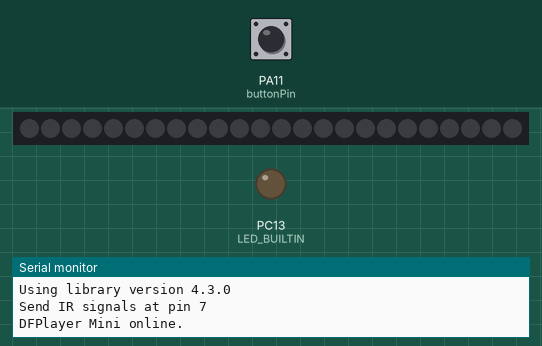
A sketch run on a simulated STM32 Blue Pill. Parts: 24 RGB LEDs in strip order, left to right, output pins drawn as LEDs (lit = HIGH), the last lines printed to the serial monitor. Inputs (shaded band) come from the test bench; at power-on: PA11 (buttonPin) HIGH. Dim RGB values are drawn brighter than linear; the audio player accepts every command and is not drawn.

Above: at 1.7 s.
1.8 s: PA11 (buttonPin) pulled LOW for 0.15 s
At 3.08 s:
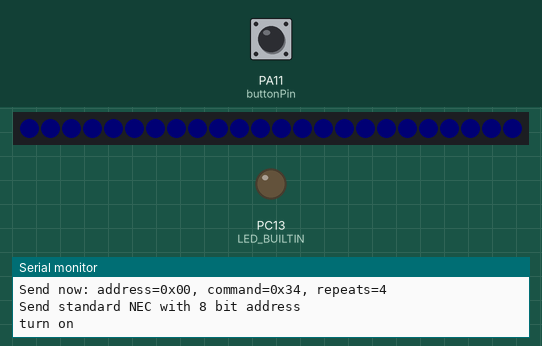
4.9 s: PA11 (buttonPin) pulled LOW for 3.2 s
At 10.13 s:
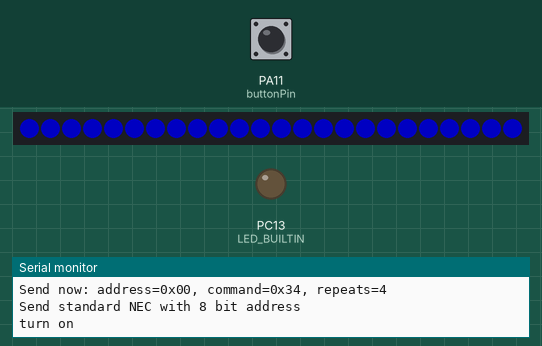
Timing chart, 0 to 11.6 s (numbered marks = the images above; inputs shaded):
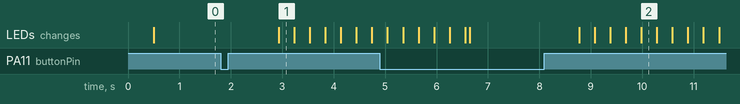

The sketch:

sketch_maybe_.ino
```cpp
#include <Arduino.h>
#include "SoftwareSerial.h"
#include "DFRobotDFPlayerMini.h"
#include "PinDefinitionsAndMore.h" // Define macros for input and output pin etc.
#include <IRremote.hpp>
#include <FastLED.h>

#define buttonPin 11
#define LED_PIN 9

#define NUM_LEDS 24
int buttonState = 1;

CRGB leds[NUM_LEDS];

SoftwareSerial mySoftwareSerial(3, 2);                    // Recieve Pin (RX), Transmit Pin (TX)
DFRobotDFPlayerMini myDFPlayer;

void setup() {
  // put your setup code here, to run once:
    pinMode(buttonPin, INPUT_PULLUP);
    pinMode(LED_BUILTIN, OUTPUT);

    mySoftwareSerial.begin(9600);

    Serial.begin(115200);

    // Just to know which program is running on my Arduino
    Serial.println(F("START " __FILE__ " from " __DATE__ "\r\nUsing library version " VERSION_IRREMOTE));
    Serial.print(F("Send IR signals at pin "));
    Serial.println(IR_SEND_PIN);

    /*
     * The IR library setup. That's all!
     */
//    IrSender.begin(); // Start with IR_SEND_PIN as send pin and if NO_LED_FEEDBACK_CODE is NOT defined, enable feedback LED at default feedback LED pin
    IrSender.begin(DISABLE_LED_FEEDBACK); // Start with IR_SEND_PIN as send pin and disable feedback LED at default feedback LED pin

//    delay(1000);

    if (!myDFPlayer.begin(mySoftwareSerial, true, false)) {              // Use softwareSerial to communicate with mp3. If we have trouble,
      Serial.println(F("Unable to begin:"));                // print to the serial monitor so we can see.
      Serial.println(F("1.Please recheck the connection!"));
      Serial.println(F("2.Please insert the SD card!"));
    } else {
      Serial.println(F("DFPlayer Mini online."));
    }

    FastLED.addLeds<WS2812B, LED_PIN, GRB>(leds, NUM_LEDS).setCorrection(TypicalLEDStrip);
    FastLED.setMaxPowerInVoltsAndMilliamps(5, 500);    // Set power limit of LED strip to 5V, 1500mA
    FastLED.clear();
    FastLED.show();

}

uint8_t sCommand = 0x34;
uint8_t sRepeats = 4;

void sending(){
    Serial.println();
    Serial.print(F("Send now: address=0x00, command=0x"));
    Serial.print(sCommand, HEX);
    Serial.print(F(", repeats="));
    Serial.print(sRepeats);
    Serial.println();

    Serial.println(F("Send standard NEC with 8 bit address"));
    Serial.flush();

    // Receiver output for the first loop must be: Protocol=NEC Address=0x102 Command=0x34 Raw-Data=0xCB340102 (32 bits)
    IrSender.sendNEC(0x102, sCommand, sRepeats);

    /*
     * Increment send values
     */
//    sCommand += 0x11;
    sRepeats++;
    // clip repeats at 4
    if (sRepeats > 4) {
        sRepeats = 4;
    }

    delay(1000);  // delay must be greater than 5 ms (RECORD_GAP_MICROS), otherwise the receiver sees it as one long signal
}

void playAudio(int s) {
  myDFPlayer.play(s);
}

void fadeAnimation(int red, int green, int blue){
  float r, g, b;

  // FADE IN
  for(int i = 0; i <= 255; i++) {
    r = (i/256.0)*red;
    g = (i/256.0)*green;
    b = (i/256.0)*blue;
    fill_solid(leds, NUM_LEDS, CRGB(r, g, b));
    FastLED.show();
    delay(10);

  }

  // FADE OUT
  for(int i = 255; i >= 0; i--) {
    r = (i/256.0)*red;
    g = (i/256.0)*green;
    b = (i/256.0)*blue;
    fill_solid(leds, NUM_LEDS, CRGB(r, g, b));
    FastLED.show();
    delay(3);
  }
}


void loop() {
  // put your main code here, to run repeatedly:
    buttonState = digitalRead(buttonPin);
    if (buttonState == LOW) {
    // turn LED on:
//      Serial.print(buttonState);
      sending(); // the address 0x0102 with the command 0x34 is sent
      myDFPlayer.volume(30);                                  // Set volume value. From 0 to 30
      playAudio(1); // the address 0x0102 with the command 0x34 is sent
      Serial.println("turn on");
      fadeAnimation(0, 0, 200);//BLUE
      delay(1000); // wait for one second
  }
}
```

PinDefinitionsAndMore.h
```cpp
// (licence header left out)
/*
 * Pin mapping table for different platforms
 *
 * Platform     IR input    IR output   Tone      Core/Pin schema
 * --------------------------------------------------------------
 * DEFAULT/AVR  2           3           4         Arduino
 * ATtinyX5     0|PB0       4|PB4       3|PB3     ATTinyCore
 * ATtiny167    3|PA3       2|PA2       7|PA7     ATTinyCore
 * ATtiny167    9|PA3       8|PA2       5|PA7     Digispark pro
 * ATtiny3217  18|PA1      19|PA2      20|PA3     MegaTinyCore
 * ATtiny1604   2           3|PA5       %
 * ATtiny816   14|PA1      16|PA3       1|PA5     MegaTinyCore
 * ATtiny1614   8|PA1      10|PA3       1|PA5     MegaTinyCore
 * SAMD21       3           4           5
 * ESP8266      14|D5       12|D6       %
 * ESP32        15          4           27
 * BluePill     PA6         PA7         PA3
 * APOLLO3      11          12          5
 * RP2040       3|GPIO15    4|GPIO16    5|GPIO17
 */
//#define _IR_MEASURE_TIMING // For debugging purposes.

#if defined(__AVR__)
#if defined(__AVR_ATtiny25__) || defined(__AVR_ATtiny45__) || defined(__AVR_ATtiny85__) // Digispark board
#include "ATtinySerialOut.hpp" // TX is at pin 2 - Available as Arduino library "ATtinySerialOut". Saves 700 bytes program memory and 70 bytes RAM for ATtinyCore
#define IR_RECEIVE_PIN  0
#define IR_SEND_PIN     4 // Pin 2 is serial output with ATtinySerialOut. Pin 1 is internal LED and Pin3 is USB+ with pullup on Digispark board.
#define TONE_PIN        3
#define _IR_TIMING_TEST_PIN 3

#  elif defined(__AVR_ATtiny87__) || defined(__AVR_ATtiny167__) // Digispark pro board
#include "ATtinySerialOut.hpp" // Available as Arduino library "ATtinySerialOut"
// For ATtiny167 Pins PB6 and PA3 are usable as interrupt source.
#  if defined(ARDUINO_AVR_DIGISPARKPRO)
#define IR_RECEIVE_PIN   9 // PA3 - on Digispark board labeled as pin 9
//#define IR_RECEIVE_PIN  14 // PB6 / INT0 is connected to USB+ on DigisparkPro boards
#define IR_SEND_PIN      8 // PA2 - on Digispark board labeled as pin 8
#define TONE_PIN         5 // PA7 - on Digispark board labeled as pin 5
#define _IR_TIMING_TEST_PIN 10 // PA4
#  else
#define IR_RECEIVE_PIN  3 // PA3 - on Digispark board labeled as pin 9
#define IR_SEND_PIN     2 // PA2 - on Digispark board labeled as pin 8
#define TONE_PIN        7 // PA7 - on Digispark board labeled as pin 5
#  endif

#  elif defined(__AVR_ATtiny88__) // MH-ET Tiny88 board
#include "ATtinySerialOut.hpp" // Available as Arduino library "ATtinySerialOut". Saves 128 bytes program memory
// Pin 6 is TX pin 7 is RX
#define IR_RECEIVE_PIN   3 // INT1
#define IR_SEND_PIN      4
#define TONE_PIN         9
#define _IR_TIMING_TEST_PIN 8

#  elif defined(__AVR_ATtiny1616__)  || defined(__AVR_ATtiny3216__) || defined(__AVR_ATtiny3217__) // Tiny Core Dev board
#define IR_RECEIVE_PIN  18
#define IR_SEND_PIN     19
#define TONE_PIN        20
#define APPLICATION_PIN  0 // PA4
#undef LED_BUILTIN         // No LED available on the TinyCore 32 board, take the one on the programming board which is connected to the DAC output
#define LED_BUILTIN      2 // PA6

#  elif defined(__AVR_ATtiny816__) // Tiny Core Micro
#define IR_RECEIVE_PIN  14 // PA1
#define IR_SEND_PIN     16 // PA3
#define TONE_PIN         1 // PA5
#define APPLICATION_PIN  0 // PA4
#undef LED_BUILTIN         // No LED available, take the one which is connected to the DAC output
#define LED_BUILTIN      4 // PB5

#  elif defined(__AVR_ATtiny1614__)
#define IR_RECEIVE_PIN   8 // PA1
#define IR_SEND_PIN     10 // PA3
#define TONE_PIN         1 // PA5
#define APPLICATION_PIN  0 // PA4

#  elif defined(__AVR_ATtiny1604__)
#define IR_RECEIVE_PIN   2 // To be compatible with interrupt example, pin 2 is chosen here.
#define IR_SEND_PIN      3
#define APPLICATION_PIN  5

#define tone(...) void()      // Define as void, since TCB0_INT_vect is also used by tone()
#define noTone(a) void()
#define TONE_PIN        42 // Dummy for examples using it

#  elif defined(__AVR_ATmega1284__) || defined(__AVR_ATmega1284P__) \
|| defined(__AVR_ATmega644__) || defined(__AVR_ATmega644P__) \
|| defined(__AVR_ATmega324P__) || defined(__AVR_ATmega324A__) \
|| defined(__AVR_ATmega324PA__) || defined(__AVR_ATmega164A__) \
|| defined(__AVR_ATmega164P__) || defined(__AVR_ATmega32__) \
|| defined(__AVR_ATmega16__) || defined(__AVR_ATmega8535__) \
|| defined(__AVR_ATmega64__) || defined(__AVR_ATmega128__) \
|| defined(__AVR_ATmega1281__) || defined(__AVR_ATmega2561__) \
|| defined(__AVR_ATmega8515__) || defined(__AVR_ATmega162__)
#define IR_RECEIVE_PIN      2
#define IR_SEND_PIN        13
#define TONE_PIN            4
#define APPLICATION_PIN     5
#define ALTERNATIVE_IR_FEEDBACK_LED_PIN 6 // E.g. used for examples which use LED_BUILDIN for example output.
#define _IR_TIMING_TEST_PIN 7

#  else // Default as for ATmega328 like on Uno, Nano, Leonardo, Teensy 2.0 etc.
#define IR_RECEIVE_PIN      2 // To be compatible with interrupt example, pin 2 is chosen here.
#define IR_SEND_PIN         3
#define TONE_PIN            4
#define APPLICATION_PIN     5
#define ALTERNATIVE_IR_FEEDBACK_LED_PIN 6 // E.g. used for examples which use LED_BUILDIN for example output.
#define _IR_TIMING_TEST_PIN 7

#    if defined(ARDUINO_AVR_PROMICRO) // Sparkfun Pro Micro is __AVR_ATmega32U4__ but has different external circuit
// We have no built in LED at pin 13 -> reuse RX LED
#undef LED_BUILTIN
#define LED_BUILTIN         LED_BUILTIN_RX
#    endif
#  endif // defined(__AVR_ATtiny25__)...

#elif defined(ESP8266)
#define FEEDBACK_LED_IS_ACTIVE_LOW // The LED on my board (D4) is active LOW
#define IR_RECEIVE_PIN          14 // D5
#define IR_SEND_PIN             12 // D6 - D4/pin 2 is internal LED
#define _IR_TIMING_TEST_PIN      2 // D4
#define APPLICATION_PIN         13 // D7

#define tone(...) void()      // tone() inhibits receive timer
#define noTone(a) void()
#define TONE_PIN                42 // Dummy for examples using it

#elif defined(CONFIG_IDF_TARGET_ESP32C3)
#define IR_INPUT_PIN             8
#define IR_SEND_PIN              9
#define TONE_PIN                10 // ADC2_0
#define APPLICATION_PIN         11

#elif defined(ESP32)
#include <Arduino.h>

// tone() is included in ESP32 core since 2.0.2
#if !defined(ESP_ARDUINO_VERSION_VAL)
#define ESP_ARDUINO_VERSION_VAL(major, minor, patch) 12345678
#endif
#if ESP_ARDUINO_VERSION  <= ESP_ARDUINO_VERSION_VAL(2, 0, 2)
#define TONE_LEDC_CHANNEL        1  // Using channel 1 makes tone() independent of receiving timer -> No need to stop receiving timer.
void tone(uint8_t aPinNumber, unsigned int aFrequency){
    ledcAttachPin(aPinNumber, TONE_LEDC_CHANNEL);
    ledcWriteTone(TONE_LEDC_CHANNEL, aFrequency);
}
void tone(uint8_t aPinNumber, unsigned int aFrequency, unsigned long aDuration){
    ledcAttachPin(aPinNumber, TONE_LEDC_CHANNEL);
    ledcWriteTone(TONE_LEDC_CHANNEL, aFrequency);
    delay(aDuration);
    ledcWriteTone(TONE_LEDC_CHANNEL, 0);
}
void noTone(uint8_t aPinNumber){
    ledcWriteTone(TONE_LEDC_CHANNEL, 0);
}
#endif // ESP_ARDUINO_VERSION  <= ESP_ARDUINO_VERSION_VAL(2, 0, 2)

#define IR_RECEIVE_PIN          15  // D15
#define IR_SEND_PIN              4  // D4
#define TONE_PIN                27  // D27 25 & 26 are DAC0 and 1
#define APPLICATION_PIN         16  // RX2 pin

#elif defined(ARDUINO_ARCH_STM32) || defined(ARDUINO_ARCH_STM32F1) // BluePill
// Timer 3 blocks PA6, PA7, PB0, PB1 for use by Servo or tone()
#define IR_RECEIVE_PIN          PA6
#define IR_RECEIVE_PIN_STRING   "PA6"
#define IR_SEND_PIN             PA7
#define IR_SEND_PIN_STRING      "PA7"
#define TONE_PIN                PA3
#define _IR_TIMING_TEST_PIN     PA5
#define APPLICATION_PIN         PA2
#define APPLICATION_PIN_STRING  "PA2"
#  if defined(ARDUINO_GENERIC_STM32F103C) || defined(ARDUINO_BLUEPILL_F103C8)
// BluePill LED is active low
#define FEEDBACK_LED_IS_ACTIVE_LOW
#  endif

#elif defined(ARDUINO_ARCH_APOLLO3) // Sparkfun Apollo boards
#define IR_RECEIVE_PIN  11
#define IR_SEND_PIN     12
#define TONE_PIN         5

#elif defined(ARDUINO_ARCH_MBED) && defined(ARDUINO_ARCH_MBED_NANO) // Arduino Nano 33 BLE
#define IR_RECEIVE_PIN      3   // GPIO15 Start with pin 3 since pin 2|GPIO25 is connected to LED on Pi pico
#define IR_SEND_PIN         4   // GPIO16
#define TONE_PIN            5
#define APPLICATION_PIN     6
#define ALTERNATIVE_IR_FEEDBACK_LED_PIN 7 // E.g. used for examples which use LED_BUILDIN for example output.
#define _IR_TIMING_TEST_PIN 8

#elif defined(ARDUINO_ARCH_RP2040) // Arduino Nano Connect, Pi Pico with arduino-pico core https://github.com/earlephilhower/arduino-pico
#define IR_RECEIVE_PIN      15  // GPIO15 to be compatible with the Arduino Nano RP2040 Connect (pin3)
#define IR_SEND_PIN         16  // GPIO16
#define TONE_PIN            17
#define APPLICATION_PIN     18
#define ALTERNATIVE_IR_FEEDBACK_LED_PIN 19 // E.g. used for examples which use LED_BUILDIN for example output.
#define _IR_TIMING_TEST_PIN 20

// If you program the Nano RP2040 Connect with this core, then you must redefine LED_BUILTIN
// and use the external reset with 1 kOhm to ground to enter UF2 mode
#undef LED_BUILTIN
#define LED_BUILTIN          6

#elif defined(PARTICLE) // !!!UNTESTED!!!
#define IR_RECEIVE_PIN      A4
#define IR_SEND_PIN         A5 // Particle supports multiple pins

#define LED_BUILTIN         D7

/*
 * 4 times the same (default) layout for easy adaption in the future
 */
#elif defined(TEENSYDUINO) // Teensy 2.0 is handled at default for ATmega328 like on Uno, Nano, Leonardo etc.
#define IR_RECEIVE_PIN      2
#define IR_SEND_PIN         3
#define TONE_PIN            4
#define APPLICATION_PIN     5
#define ALTERNATIVE_IR_FEEDBACK_LED_PIN 6 // E.g. used for examples which use LED_BUILDIN for example output.
#define _IR_TIMING_TEST_PIN 7

#elif defined(ARDUINO_ARCH_MBED) // Arduino Nano 33 BLE
#define IR_RECEIVE_PIN      2
#define IR_SEND_PIN         3
#define TONE_PIN            4
#define APPLICATION_PIN     5
#define ALTERNATIVE_IR_FEEDBACK_LED_PIN 6 // E.g. used for examples which use LED_BUILDIN for example output.
#define _IR_TIMING_TEST_PIN 7

#elif defined(ARDUINO_ARCH_SAMD) || defined(ARDUINO_ARCH_SAM)
#define IR_RECEIVE_PIN      2
#define IR_SEND_PIN         3
#define TONE_PIN            4
#define APPLICATION_PIN     5
#define ALTERNATIVE_IR_FEEDBACK_LED_PIN 6 // E.g. used for examples which use LED_BUILDIN for example output.
#define _IR_TIMING_TEST_PIN 7

#if !defined(ARDUINO_SAMD_ADAFRUIT)
// On the Zero and others we switch explicitly to SerialUSB
#define Serial SerialUSB
#endif

// Definitions for the Chinese SAMD21 M0-Mini clone, which has no led connected to D13/PA17.
// Attention!!! D2 and D4 are swapped on these boards!!!
// If you connect the LED, it is on pin 24/PB11. In this case activate the next two lines.
//#undef LED_BUILTIN
//#define LED_BUILTIN 24 // PB11
// As an alternative you can choose pin 25, it is the RX-LED pin (PB03), but active low.In this case activate the next 3 lines.
//#undef LED_BUILTIN
//#define LED_BUILTIN 25 // PB03
//#define FEEDBACK_LED_IS_ACTIVE_LOW // The RX LED on the M0-Mini is active LOW

#elif defined (NRF51) // BBC micro:bit
#define IR_RECEIVE_PIN      2
#define IR_SEND_PIN         3
#define APPLICATION_PIN     1
#define _IR_TIMING_TEST_PIN 4

#define tone(...) void()    // no tone() available
#define noTone(a) void()
#define TONE_PIN           42 // Dummy for examples using it

#else
#warning Board / CPU is not detected using pre-processor symbols -> using default values, which may not fit. Please extend PinDefinitionsAndMore.h.
// Default valued for unidentified boards
#define IR_RECEIVE_PIN      2
#define IR_SEND_PIN         3
#define TONE_PIN            4
#define APPLICATION_PIN     5
#define ALTERNATIVE_IR_FEEDBACK_LED_PIN 6 // E.g. used for examples which use LED_BUILDIN for example output.
#define _IR_TIMING_TEST_PIN 7
#endif // defined(ESP8266)

#if defined(ESP32) || defined(ARDUINO_ARCH_RP2040) || defined(PARTICLE) || defined(ARDUINO_ARCH_MBED)
#define SEND_PWM_BY_TIMER // We do not have pin restrictions for this CPU's, so lets use the hardware PWM for send carrier signal generation
#else
# if defined(SEND_PWM_BY_TIMER)
#undef IR_SEND_PIN // SendPin is determined by timer! This avoids warning in IRTimer.hpp
#  endif
#endif

#if !defined (FLASHEND)
#define FLASHEND 0xFFFF // Dummy value for platforms where FLASHEND is not defined
#endif
#if !defined (RAMEND)
#define RAMEND 0xFFFF // Dummy value for platforms where RAMEND is not defined
#endif
#if !defined (RAMSIZE)
#define RAMSIZE 0xFFFF // Dummy value for platforms where RAMSIZE is not defined
#endif

/*
 * Helper macro for getting a macro definition as string
 */
#if !defined(STR_HELPER)
#define STR_HELPER(x) #x
#define STR(x) STR_HELPER(x)
#endif
```

Measured:
- after the input at 1.8 s, the LEDs: change after 1.1 s (image 1)
